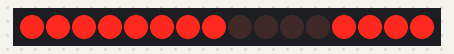
Simulated run of this sketch. Board: Arduino Uno, built with avr-gcc and run on an emulated ATmega328P. Shown: 16 shift-register outputs drawn as a row of LEDs (first output left, lit = HIGH). Wiring (inferred from the names in the program): 2 × shift register (74HC595): data pin 6; shift clock pin 8; latch pin 7. Wiring (inferred from the signals the program sends): row of LEDs: on Q0, Q1, Q2, Q3, Q4, Q5, Q6, Q7, Q8, Q9, Q10, Q11, Q12, Q13, Q14, Q15.

Above: at 0.3 s.
At 18.12 s:
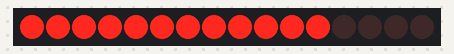
At 39.53 s:
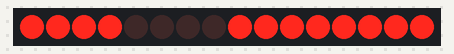
Timing chart, 0 to 40.0 s (numbered marks = the images above):
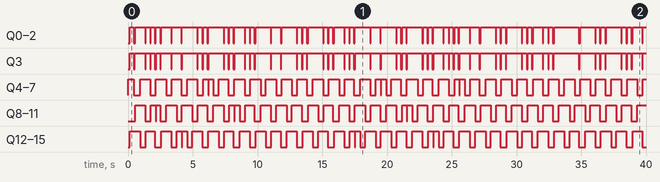

Measured:
- by itself, Q4–7: LOW → HIGH at 0.00 s, → LOW 0.46 s later, → HIGH 0.48 s later, → LOW 0.78 s later, … (73 changes in this stretch)
- by itself, Q12–15: LOW → HIGH at 0.14 s, → LOW 0.80 s later, → HIGH 0.42 s later, → LOW 0.72 s later, … (72 changes in this stretch)

The sketch:

led_matrix.ino
```cpp
int latchPin = 7;
int clockPin = 8;
int dataPin = 6;

byte squares[][4][2] {
                     { {B00000000, B01101001 },
                       {B00000000, B01101001 },
                       {B00000000, B01101001 },
                       {B00000000, B01101001 } },
                     { {B00000000, B11110111 },
                       {B01100000, B10011011 },
                       {B01100000, B10011101 },
                       {B00000000, B11111110 } },
                     { {B01100000, B00001001 },
                       {B01100000, B00001001 },
                       {B01100000, B00001001 },
                       {B01100000, B00001001 } },
                     { {B11110000, B00000111 },
                       {B10010000, B00001011 },
                       {B10010000, B00001101 },
                       {B11110000, B00001110 } },
                     { {B00000000, B00001001 },
                       {B00000110, B00001001 },
                       {B00000110, B00001001 },
                       {B00000000, B00001001 } },
                     { {B00001111, B00000111 },
                       {B00001001, B00001011 },
                       {B00001001, B00001101 },
                       {B00001111, B00001110 } } };

byte lines[][4][2]   {
                     { {B00000000, B11110000 },
                       {B00000000, B11110000 },
                       {B00000000, B11110000 },
                       {B00000000, B11110000 } },
                     { {B11110000, B00000111 },
                       {B00000000, B11111000 },
                       {B00000000, B11111000 },
                       {B00000000, B11111000 } },
                     { {B11110000, B00000011 },
                       {B11110000, B00000011 },
                       {B00000000, B11111100 },
                       {B00000000, B11111100 } },
                     { {B11110000, B00000001 },
                       {B11110000, B00000001 },
                       {B11110000, B00000001 },
                       {B00000000, B11111110 } },
                     { {B11110000, B00000000 },
                       {B11110000, B00000000 },
                       {B11110000, B00000000 },
                       {B11110000, B00000000 } },
                     { {B00001111, B00000111 },
                       {B11110000, B00001000 },
                       {B11110000, B00001000 },
                       {B11110000, B00001000 } },
                     { {B00001111, B00000011 },
                       {B00001111, B00000011 },
                       {B11110000, B00001100 },
                       {B11110000, B00001100 } },
                     { {B00001111, B00000001 },
                       {B00001111, B00000001 },
                       {B00001111, B00000001 },
                       {B11110000, B00001110 } },
                     { {B00001111, B00000000 },
                       {B00001111, B00000000 },
                       {B00001111, B00000000 },
                       {B00001111, B00000000 } },
                     { {B00000000, B11110111 },
                       {B00001111, B00001000 },
                       {B00001111, B00001000 },
                       {B00001111, B00001000 } },
                     { {B00000000, B11110011 },
                       {B00000000, B11110011 },
                       {B00001111, B00001100 },
                       {B00001111, B00001100 } },
                     { {B00000000, B11110001 },
                       {B00000000, B11110001 },
                       {B00000000, B11110001 },
                       {B00001111, B00001110 } } };
//byte cycle[] { squares, lines };

unsigned long currentMillis;
unsigned long previousMillis = 0;
long interval = 100;
int len;

void setup()
{
  pinMode(latchPin, OUTPUT);
  pinMode(clockPin, OUTPUT);
  pinMode(dataPin, OUTPUT);
  len = sizeof(lines) / sizeof(lines[0]);
}

void loop()
{

  for (int i =0; i < len; i++)
  {
    while(!intervalPassed())
    {
      for (int j = 0; j < 4; j++)
      {
        digitalWrite(latchPin, LOW);
        shiftOut(dataPin, clockPin, MSBFIRST, lines[i][j][0] );
        shiftOut(dataPin, clockPin, MSBFIRST, lines[i][j][1] );
        digitalWrite(latchPin, HIGH);
      }
    }
  }
}

bool intervalPassed()
{
  currentMillis = millis();
  bool passed = false;
  if(currentMillis - previousMillis > interval)
  {
    previousMillis = currentMillis;
    passed = true;
  }
  return passed;
}
```
